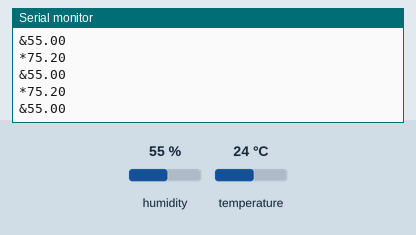
Simulated run of this program. Board: Arduino Uno, built with avr-gcc and run on an emulated ATmega328P. Parts: the last lines printed to the serial monitor. The test bench sets the inputs (shaded band); at power-on: humidity 55 %, temperature 24 °C.

Above: at 1.2 s.
1.3 s: humidity set to 22 %
At 1.8 s:
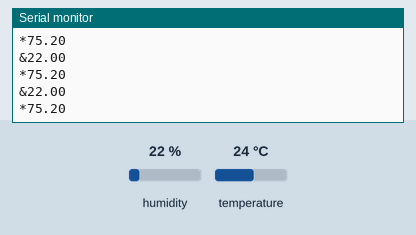
2.8 s: temperature set to 12 °C
At 3.8 s:
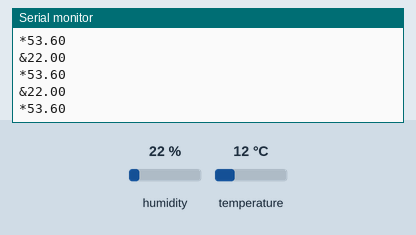
4.3 s: humidity set to 40 %
At 4.9 s:
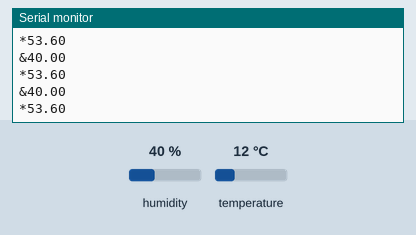
Timing chart, 0 to 7.3 s (numbered marks = the images above; inputs shaded):
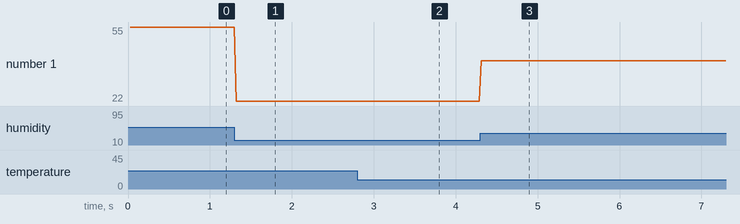

The program:

main.cpp
```cpp
// (licence header left out)
// REQUIRES the following Arduino libraries:
// - DHT Sensor Library: https://github.com/adafruit/DHT-sensor-library
// - Adafruit Unified Sensor Lib: https://github.com/adafruit/Adafruit_Sensor

#include <Adafruit_Sensor.h>
#include <DHT.h>
#include <DHT_U.h>

//Lines 15-30 from Elegoo DHT-11 Example
#define DHTPIN 2     // Digital pin connected to the DHT sensor
// Feather HUZZAH ESP8266 note: use pins 3, 4, 5, 12, 13 or 14 --
// Pin 15 can work but DHT must be disconnected during program upload.

// Uncomment the type of sensor in use:
#define DHTTYPE    DHT11     // DHT 11
//#define DHTTYPE    DHT22     // DHT 22 (AM2302)
//#define DHTTYPE    DHT21     // DHT 21 (AM2301)

// See guide for details on sensor wiring and usage:
//   https://learn.adafruit.com/dht/overview

DHT_Unified dht(DHTPIN, DHTTYPE);

uint32_t delayMS;

void setup() {
  Serial.begin(9600);
  // Initialize device. Lines 35-52 from Elegoo DHT-11 example
  dht.begin();
  // Print temperature sensor details.
  sensor_t sensor;
  dht.temperature().getSensor(&sensor);

  // Set delay between sensor readings based on sensor details.
  delayMS = sensor.min_delay / 1000;

}

void loop() {
  // Delay between measurements.
  delay(delayMS);

  sensors_event_t event; //reading temp from Elegoo chp 11 example
  dht.temperature().getEvent(&event);
  if (!(isnan(event.temperature))) {
    float tempF = (event.temperature * 1.8) + 32;
    Serial.print  (F("*")); Serial.println(tempF);
  }

  dht.humidity().getEvent(&event);
  if (!(isnan(event.relative_humidity))) {
    Serial.print  (F("&")); Serial.println(event.relative_humidity);
  }

}
```

Measured:
- after the input at 1.3 s, the serial monitor: prints a new line at once (image 1)
- after the input at 2.8 s, the serial monitor: prints a new line at once (image 2)
- after the input at 4.3 s, the serial monitor: prints a new line at once (image 3)
- plotted number 1: 55 → 22 after the input at 1.3 s, 22 → 40 after the input at 4.3 s
